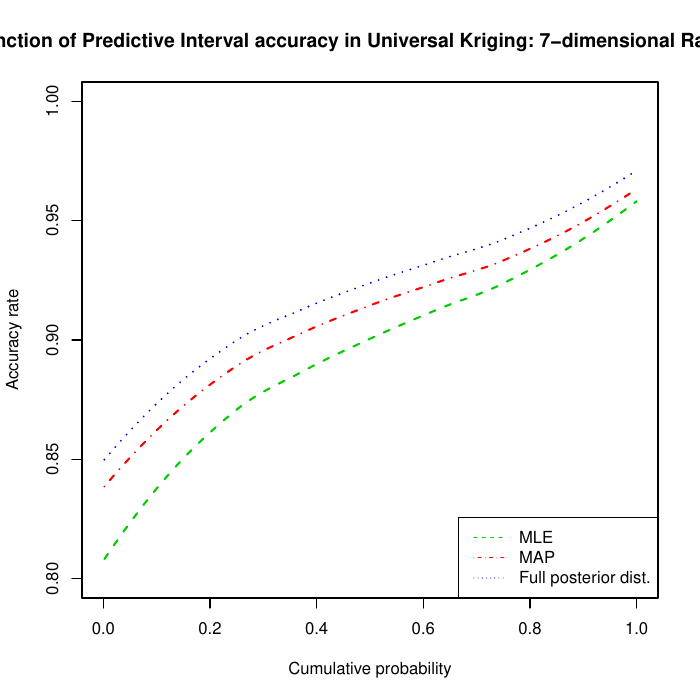

This figure's R source:
NOM_MLE <- "MLE"
NOM_MAP <- "MAP"
NOM_BAYESIEN <- "Full posterior dist."
NOM_BARYESIEN_APPROX <- NULL
TITRE_GRAPHE <- paste("Quantile function of Predictive Interval accuracy in Universal Kriging: 7-dimensional Rastrigin function")
LEGENDE_ABSCISSES <- "Cumulative probability"
LEGENDE_ORDONNEES <- "Accuracy rate"

Frequences_appartient_intervalle_pari <- read.table("matrice_frequences_appartient_intervalle_pari.txt", as.is = TRUE)
    

Frequences_appartient_intervalle_pari_MLE <- sort(Frequences_appartient_intervalle_pari[,1],decreasing=FALSE)
Frequences_appartient_intervalle_pari_MAP <- sort(Frequences_appartient_intervalle_pari[,2],decreasing=FALSE)
Frequences_appartient_intervalle_pari_BAYES <- sort(Frequences_appartient_intervalle_pari[,3],decreasing=FALSE)

print(c(mean(Frequences_appartient_intervalle_pari_MLE),mean(Frequences_appartient_intervalle_pari_MAP), mean(Frequences_appartient_intervalle_pari_BAYES)))

##Creation du plot : fonction de répartition du taux d'appartenance (pour une réalisation donnée du processus) à l'intervalle de pari pour chaque méthode

library(vioplot)
vioplot(Frequences_appartient_intervalle_pari_MLE, Frequences_appartient_intervalle_pari_MAP,Frequences_appartient_intervalle_pari_BAYES,  names=c("MLE", "MAP", "FPD"),col="gold", h=0.03, ylim=c(0.5,1))

dev.copy(pdf,"Violon_appartient_intervalle_pari.pdf")
dev.off()
 
plot(x=c(0,1),y=c(0.8,1), type="n", main=TITRE_GRAPHE, xlab=LEGENDE_ABSCISSES, ylab=LEGENDE_ORDONNEES)
abscisses <- 1/nrow(Frequences_appartient_intervalle_pari) * 1:nrow(Frequences_appartient_intervalle_pari)
#smooth <- loess( Frequences_appartient_intervalle_pari_VRAI ~ abscisses)
    lines(abscisses, predict(loess(Frequences_appartient_intervalle_pari_MLE ~ abscisses)) ,col=3, lwd=2, lty=2)
    lines(abscisses, predict(loess(Frequences_appartient_intervalle_pari_MAP ~ abscisses)) ,col=2, lwd=2, lty=4)
    lines(abscisses, predict(loess(Frequences_appartient_intervalle_pari_BAYES ~ abscisses)), col=4, lwd=2, lty=3)
    #lines(abscisses, Frequences_appartient_intervalle_pari_BAYES_APPROX, col=4, lty=3, lwd=1)
legende <- c(NOM_MLE,NOM_MAP,NOM_BAYESIEN)
lwd <- c(2,2,2)
lty <- c(2,4,3)
col <- c(3,2,4)
legend("bottomright", legende, lty=lty, col=col)
dev.copy(pdf,"Quantile_appartient_intervalle_pari.pdf")
dev.off()






